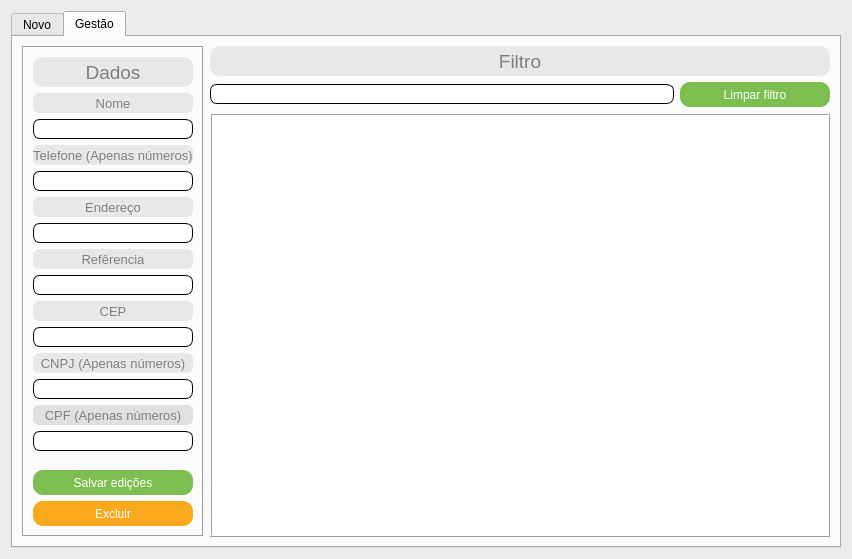
<?xml version="1.0" encoding="UTF-8"?>
<ui version="4.0">
 <class>fm_gestao_clientes</class>
 <widget class="QDialog" name="fm_gestao_clientes">
  <property name="geometry">
   <rect>
    <x>0</x>
    <y>0</y>
    <width>852</width>
    <height>559</height>
   </rect>
  </property>
  <property name="windowTitle">
   <string>Gestão de Clientes</string>
  </property>
  <property name="styleSheet">
   <string notr="true">QDialog{
background:#ececec
}</string>
  </property>
  <layout class="QGridLayout" name="gridLayout_2">
   <item row="0" column="0">
    <widget class="QTabWidget" name="tabWidget">
     <property name="currentIndex">
      <number>1</number>
     </property>
     <widget class="QWidget" name="tabNovo">
      <attribute name="title">
       <string>Novo</string>
      </attribute>
      <layout class="QGridLayout" name="gridLayout">
       <item row="3" column="0" colspan="4">
        <spacer name="vsNovo">
         <property name="orientation">
          <enum>Qt::Vertical</enum>
         </property>
         <property name="sizeHint" stdset="0">
          <size>
           <width>20</width>
           <height>206</height>
          </size>
         </property>
        </spacer>
       </item>
       <item row="1" column="2">
        <layout class="QVBoxLayout" name="vlNovoCep">
         <item>
          <widget class="QLabel" name="lbNovoCep">
           <property name="minimumSize">
            <size>
             <width>150</width>
             <height>20</height>
            </size>
           </property>
           <property name="styleSheet">
            <string notr="true">QLabel{
background:#e0e0e0;
color:#808080;
font-size:10pt;
border:none;
border-radius:6px;
}</string>
           </property>
           <property name="text">
            <string>CEP (Apenas números)</string>
           </property>
           <property name="alignment">
            <set>Qt::AlignCenter</set>
           </property>
          </widget>
         </item>
         <item>
          <widget class="QLineEdit" name="lineNovoCep">
           <property name="sizePolicy">
            <sizepolicy hsizetype="Expanding" vsizetype="Maximum">
             <horstretch>0</horstretch>
             <verstretch>0</verstretch>
            </sizepolicy>
           </property>
           <property name="minimumSize">
            <size>
             <width>150</width>
             <height>20</height>
            </size>
           </property>
           <property name="styleSheet">
            <string notr="true">QLineEdit:enabled{background:#ffffff;}
QLineEdit:disabled{background:#e7e7e7;}

QLineEdit{
color:#303030;
font-size:9pt;
border-radius:7px;
border:1px solid black;
}</string>
           </property>
           <property name="text">
            <string/>
           </property>
           <property name="maxLength">
            <number>8</number>
           </property>
          </widget>
         </item>
        </layout>
       </item>
       <item row="2" column="0" colspan="2">
        <layout class="QVBoxLayout" name="vlNovoEndereco">
         <item>
          <widget class="QLabel" name="lbNovoEndereco">
           <property name="minimumSize">
            <size>
             <width>150</width>
             <height>20</height>
            </size>
           </property>
           <property name="styleSheet">
            <string notr="true">QLabel{
background:#e0e0e0;
color:#808080;
font-size:10pt;
border:none;
border-radius:6px;
}</string>
           </property>
           <property name="text">
            <string>Endereço</string>
           </property>
           <property name="alignment">
            <set>Qt::AlignCenter</set>
           </property>
          </widget>
         </item>
         <item>
          <widget class="QLineEdit" name="lineNovoEndereco">
           <property name="sizePolicy">
            <sizepolicy hsizetype="Expanding" vsizetype="Maximum">
             <horstretch>0</horstretch>
             <verstretch>0</verstretch>
            </sizepolicy>
           </property>
           <property name="minimumSize">
            <size>
             <width>150</width>
             <height>20</height>
            </size>
           </property>
           <property name="styleSheet">
            <string notr="true">QLineEdit:enabled{background:#ffffff;}
QLineEdit:disabled{background:#e7e7e7;}

QLineEdit{
color:#303030;
font-size:9pt;
border-radius:7px;
border:1px solid black;
}</string>
           </property>
           <property name="text">
            <string/>
           </property>
           <property name="maxLength">
            <number>150</number>
           </property>
          </widget>
         </item>
        </layout>
       </item>
       <item row="2" column="2">
        <layout class="QVBoxLayout" name="vlNovoRef">
         <item>
          <widget class="QLabel" name="lbNovoRef">
           <property name="minimumSize">
            <size>
             <width>150</width>
             <height>20</height>
            </size>
           </property>
           <property name="styleSheet">
            <string notr="true">QLabel{
background:#e0e0e0;
color:#808080;
font-size:10pt;
border:none;
border-radius:6px;
}</string>
           </property>
           <property name="text">
            <string>Referência</string>
           </property>
           <property name="alignment">
            <set>Qt::AlignCenter</set>
           </property>
          </widget>
         </item>
         <item>
          <widget class="QLineEdit" name="lineNovoRef">
           <property name="sizePolicy">
            <sizepolicy hsizetype="Expanding" vsizetype="Maximum">
             <horstretch>0</horstretch>
             <verstretch>0</verstretch>
            </sizepolicy>
           </property>
           <property name="minimumSize">
            <size>
             <width>150</width>
             <height>20</height>
            </size>
           </property>
           <property name="styleSheet">
            <string notr="true">QLineEdit:enabled{background:#ffffff;}
QLineEdit:disabled{background:#e7e7e7;}

QLineEdit{
color:#303030;
font-size:9pt;
border-radius:7px;
border:1px solid black;
}</string>
           </property>
           <property name="text">
            <string/>
           </property>
           <property name="maxLength">
            <number>150</number>
           </property>
          </widget>
         </item>
        </layout>
       </item>
       <item row="1" column="1">
        <layout class="QVBoxLayout" name="vlNovoCnpj">
         <item>
          <widget class="QLabel" name="lbNovoCnpj">
           <property name="minimumSize">
            <size>
             <width>150</width>
             <height>20</height>
            </size>
           </property>
           <property name="styleSheet">
            <string notr="true">QLabel{
background:#e0e0e0;
color:#808080;
font-size:10pt;
border:none;
border-radius:6px;
}</string>
           </property>
           <property name="text">
            <string>CNPJ (Apenas números)</string>
           </property>
           <property name="alignment">
            <set>Qt::AlignCenter</set>
           </property>
          </widget>
         </item>
         <item>
          <widget class="QLineEdit" name="lineNovoCnpj">
           <property name="sizePolicy">
            <sizepolicy hsizetype="Expanding" vsizetype="Maximum">
             <horstretch>0</horstretch>
             <verstretch>0</verstretch>
            </sizepolicy>
           </property>
           <property name="minimumSize">
            <size>
             <width>150</width>
             <height>20</height>
            </size>
           </property>
           <property name="styleSheet">
            <string notr="true">QLineEdit:enabled{background:#ffffff;}
QLineEdit:disabled{background:#e7e7e7;}

QLineEdit{
color:#303030;
font-size:9pt;
border-radius:7px;
border:1px solid black;
}</string>
           </property>
           <property name="text">
            <string/>
           </property>
           <property name="maxLength">
            <number>14</number>
           </property>
          </widget>
         </item>
        </layout>
       </item>
       <item row="4" column="2">
        <widget class="QPushButton" name="btnNovoGravar">
         <property name="sizePolicy">
          <sizepolicy hsizetype="Preferred" vsizetype="Preferred">
           <horstretch>0</horstretch>
           <verstretch>0</verstretch>
          </sizepolicy>
         </property>
         <property name="minimumSize">
          <size>
           <width>150</width>
           <height>25</height>
          </size>
         </property>
         <property name="styleSheet">
          <string notr="true">QPushButton:enabled{background:#7dbe50;}
QPushButton:disabled{background:#aaff7f;}
QPushButton:pressed{background:#aaff00;}
QPushButton{
color:#ffffff;
font-size:9pt;
border:none;
border-radius:10px;
}</string>
         </property>
         <property name="text">
          <string>Gravar novo</string>
         </property>
        </widget>
       </item>
       <item row="0" column="0" colspan="2">
        <layout class="QVBoxLayout" name="vlNovoNome">
         <item>
          <widget class="QLabel" name="lbNovoNome">
           <property name="minimumSize">
            <size>
             <width>150</width>
             <height>20</height>
            </size>
           </property>
           <property name="styleSheet">
            <string notr="true">QLabel{
background:#e0e0e0;
color:#808080;
font-size:10pt;
border:none;
border-radius:6px;
}</string>
           </property>
           <property name="text">
            <string>Nome</string>
           </property>
           <property name="alignment">
            <set>Qt::AlignCenter</set>
           </property>
          </widget>
         </item>
         <item>
          <widget class="QLineEdit" name="lineNovoNome">
           <property name="sizePolicy">
            <sizepolicy hsizetype="Expanding" vsizetype="Maximum">
             <horstretch>0</horstretch>
             <verstretch>0</verstretch>
            </sizepolicy>
           </property>
           <property name="minimumSize">
            <size>
             <width>150</width>
             <height>20</height>
            </size>
           </property>
           <property name="styleSheet">
            <string notr="true">QLineEdit:enabled{background:#ffffff;}
QLineEdit:disabled{background:#e7e7e7;}

QLineEdit{
color:#303030;
font-size:9pt;
border-radius:7px;
border:1px solid black;
}</string>
           </property>
           <property name="text">
            <string/>
           </property>
           <property name="maxLength">
            <number>150</number>
           </property>
          </widget>
         </item>
        </layout>
       </item>
       <item row="0" column="2">
        <layout class="QVBoxLayout" name="vlNovoTel">
         <item>
          <widget class="QLabel" name="lbNovoTel">
           <property name="minimumSize">
            <size>
             <width>150</width>
             <height>20</height>
            </size>
           </property>
           <property name="styleSheet">
            <string notr="true">QLabel{
background:#e0e0e0;
color:#808080;
font-size:10pt;
border:none;
border-radius:6px;
}</string>
           </property>
           <property name="text">
            <string>Telefone (Apenas números)</string>
           </property>
           <property name="alignment">
            <set>Qt::AlignCenter</set>
           </property>
          </widget>
         </item>
         <item>
          <widget class="QLineEdit" name="lineNovoTel">
           <property name="sizePolicy">
            <sizepolicy hsizetype="Expanding" vsizetype="Maximum">
             <horstretch>0</horstretch>
             <verstretch>0</verstretch>
            </sizepolicy>
           </property>
           <property name="minimumSize">
            <size>
             <width>150</width>
             <height>20</height>
            </size>
           </property>
           <property name="styleSheet">
            <string notr="true">QLineEdit:enabled{background:#ffffff;}
QLineEdit:disabled{background:#e7e7e7;}

QLineEdit{
color:#303030;
font-size:9pt;
border-radius:7px;
border:1px solid black;
}</string>
           </property>
           <property name="text">
            <string/>
           </property>
           <property name="maxLength">
            <number>11</number>
           </property>
          </widget>
         </item>
        </layout>
       </item>
       <item row="1" column="0">
        <layout class="QVBoxLayout" name="vlNovoCpf">
         <item>
          <widget class="QLabel" name="lbNovoCpf">
           <property name="minimumSize">
            <size>
             <width>150</width>
             <height>20</height>
            </size>
           </property>
           <property name="styleSheet">
            <string notr="true">QLabel{
background:#e0e0e0;
color:#808080;
font-size:10pt;
border:none;
border-radius:6px;
}</string>
           </property>
           <property name="text">
            <string>CPF (Apenas números)</string>
           </property>
           <property name="alignment">
            <set>Qt::AlignCenter</set>
           </property>
          </widget>
         </item>
         <item>
          <widget class="QLineEdit" name="lineNovoCpf">
           <property name="sizePolicy">
            <sizepolicy hsizetype="Expanding" vsizetype="Maximum">
             <horstretch>0</horstretch>
             <verstretch>0</verstretch>
            </sizepolicy>
           </property>
           <property name="minimumSize">
            <size>
             <width>150</width>
             <height>20</height>
            </size>
           </property>
           <property name="styleSheet">
            <string notr="true">QLineEdit:enabled{background:#ffffff;}
QLineEdit:disabled{background:#e7e7e7;}

QLineEdit{
color:#303030;
font-size:9pt;
border-radius:7px;
border:1px solid black;
}</string>
           </property>
           <property name="text">
            <string/>
           </property>
           <property name="maxLength">
            <number>11</number>
           </property>
          </widget>
         </item>
        </layout>
       </item>
      </layout>
     </widget>
     <widget class="QWidget" name="tabGestao">
      <attribute name="title">
       <string>Gestão</string>
      </attribute>
      <layout class="QGridLayout" name="gridLayout_4">
       <item row="0" column="0" rowspan="2">
        <widget class="QFrame" name="frameGestao">
         <property name="sizePolicy">
          <sizepolicy hsizetype="Maximum" vsizetype="Preferred">
           <horstretch>0</horstretch>
           <verstretch>0</verstretch>
          </sizepolicy>
         </property>
         <property name="minimumSize">
          <size>
           <width>150</width>
           <height>25</height>
          </size>
         </property>
         <property name="frameShape">
          <enum>QFrame::Box</enum>
         </property>
         <property name="frameShadow">
          <enum>QFrame::Sunken</enum>
         </property>
         <property name="lineWidth">
          <number>1</number>
         </property>
         <property name="midLineWidth">
          <number>0</number>
         </property>
         <layout class="QGridLayout" name="gridLayout_3">
          <item row="1" column="0">
           <widget class="QLabel" name="lbGestaoNome">
            <property name="minimumSize">
             <size>
              <width>150</width>
              <height>20</height>
             </size>
            </property>
            <property name="styleSheet">
             <string notr="true">QLabel{
background:#e8e8e8;
color:#808080;
font-size:10pt;
border:none;
border-radius:6px;
}</string>
            </property>
            <property name="text">
             <string>Nome</string>
            </property>
            <property name="alignment">
             <set>Qt::AlignCenter</set>
            </property>
           </widget>
          </item>
          <item row="0" column="0">
           <widget class="QLabel" name="label">
            <property name="sizePolicy">
             <sizepolicy hsizetype="Preferred" vsizetype="Preferred">
              <horstretch>0</horstretch>
              <verstretch>0</verstretch>
             </sizepolicy>
            </property>
            <property name="minimumSize">
             <size>
              <width>150</width>
              <height>30</height>
             </size>
            </property>
            <property name="styleSheet">
             <string notr="true">QLabel{
background:#e8e8e8;
color:#808080;
font-size:14pt;
border:none;
border-radius:10px;
}</string>
            </property>
            <property name="text">
             <string>Dados</string>
            </property>
            <property name="alignment">
             <set>Qt::AlignCenter</set>
            </property>
           </widget>
          </item>
          <item row="6" column="0">
           <widget class="QLineEdit" name="lineGestaoEnd">
            <property name="sizePolicy">
             <sizepolicy hsizetype="Expanding" vsizetype="Maximum">
              <horstretch>0</horstretch>
              <verstretch>0</verstretch>
             </sizepolicy>
            </property>
            <property name="minimumSize">
             <size>
              <width>150</width>
              <height>20</height>
             </size>
            </property>
            <property name="styleSheet">
             <string notr="true">QLineEdit:enabled{background:#ffffff;}
QLineEdit:disabled{background:#e7e7e7;}

QLineEdit{
color:#303030;
font-size:9pt;
border-radius:7px;
border:1px solid black;
}</string>
            </property>
            <property name="maxLength">
             <number>150</number>
            </property>
           </widget>
          </item>
          <item row="15" column="0">
           <spacer name="vsGestao">
            <property name="orientation">
             <enum>Qt::Vertical</enum>
            </property>
            <property name="sizeHint" stdset="0">
             <size>
              <width>20</width>
              <height>40</height>
             </size>
            </property>
           </spacer>
          </item>
          <item row="17" column="0">
           <widget class="QPushButton" name="btnGestaoExcluir">
            <property name="minimumSize">
             <size>
              <width>150</width>
              <height>25</height>
             </size>
            </property>
            <property name="cursor">
             <cursorShape>PointingHandCursor</cursorShape>
            </property>
            <property name="styleSheet">
             <string notr="true">QPushButton:enabled{background:#faa91d;}
QPushButton:disabled{background:#fabe50;}
QPushButton:pressed{background:#ffd500;}
QPushButton{
color:#ffffff;
font-size:9pt;
border:none;
border-radius:10px;
}</string>
            </property>
            <property name="text">
             <string>Excluir</string>
            </property>
           </widget>
          </item>
          <item row="7" column="0">
           <widget class="QLabel" name="lbGestaoRef">
            <property name="minimumSize">
             <size>
              <width>150</width>
              <height>20</height>
             </size>
            </property>
            <property name="styleSheet">
             <string notr="true">QLabel{
background:#e8e8e8;
color:#808080;
font-size:10pt;
border:none;
border-radius:6px;
}</string>
            </property>
            <property name="text">
             <string>Refêrencia</string>
            </property>
            <property name="alignment">
             <set>Qt::AlignCenter</set>
            </property>
           </widget>
          </item>
          <item row="16" column="0">
           <widget class="QPushButton" name="btnGestaoEditar">
            <property name="minimumSize">
             <size>
              <width>150</width>
              <height>25</height>
             </size>
            </property>
            <property name="cursor">
             <cursorShape>PointingHandCursor</cursorShape>
            </property>
            <property name="styleSheet">
             <string notr="true">QPushButton:enabled{background:#7dbe50;}
QPushButton:disabled{background:#aaff7f;}
QPushButton:pressed{background:#aaff00;}
QPushButton{
color:#ffffff;
font-size:9pt;
border:none;
border-radius:10px;
}</string>
            </property>
            <property name="text">
             <string>Salvar edições</string>
            </property>
           </widget>
          </item>
          <item row="5" column="0">
           <widget class="QLabel" name="lbGestaoEnd">
            <property name="minimumSize">
             <size>
              <width>150</width>
              <height>20</height>
             </size>
            </property>
            <property name="styleSheet">
             <string notr="true">QLabel{
background:#e8e8e8;
color:#808080;
font-size:10pt;
border:none;
border-radius:6px;
}</string>
            </property>
            <property name="text">
             <string>Endereço</string>
            </property>
            <property name="alignment">
             <set>Qt::AlignCenter</set>
            </property>
           </widget>
          </item>
          <item row="4" column="0">
           <widget class="QLineEdit" name="lineGestaoTel">
            <property name="sizePolicy">
             <sizepolicy hsizetype="Expanding" vsizetype="Maximum">
              <horstretch>0</horstretch>
              <verstretch>0</verstretch>
             </sizepolicy>
            </property>
            <property name="minimumSize">
             <size>
              <width>150</width>
              <height>20</height>
             </size>
            </property>
            <property name="styleSheet">
             <string notr="true">QLineEdit:enabled{background:#ffffff;}
QLineEdit:disabled{background:#e7e7e7;}

QLineEdit{
color:#303030;
font-size:9pt;
border-radius:7px;
border:1px solid black;
}</string>
            </property>
            <property name="maxLength">
             <number>11</number>
            </property>
           </widget>
          </item>
          <item row="11" column="0">
           <widget class="QLabel" name="lbGestaoCnpj">
            <property name="minimumSize">
             <size>
              <width>150</width>
              <height>20</height>
             </size>
            </property>
            <property name="styleSheet">
             <string notr="true">QLabel{
background:#e8e8e8;
color:#808080;
font-size:10pt;
border:none;
border-radius:6px;
}</string>
            </property>
            <property name="text">
             <string>CNPJ (Apenas números)</string>
            </property>
            <property name="alignment">
             <set>Qt::AlignCenter</set>
            </property>
           </widget>
          </item>
          <item row="3" column="0">
           <widget class="QLabel" name="lbGestaoTel">
            <property name="minimumSize">
             <size>
              <width>150</width>
              <height>20</height>
             </size>
            </property>
            <property name="styleSheet">
             <string notr="true">QLabel{
background:#e8e8e8;
color:#808080;
font-size:10pt;
border:none;
border-radius:6px;
}</string>
            </property>
            <property name="text">
             <string>Telefone (Apenas números)</string>
            </property>
            <property name="alignment">
             <set>Qt::AlignCenter</set>
            </property>
           </widget>
          </item>
          <item row="10" column="0">
           <widget class="QLineEdit" name="lineGestaoCep">
            <property name="sizePolicy">
             <sizepolicy hsizetype="Expanding" vsizetype="Maximum">
              <horstretch>0</horstretch>
              <verstretch>0</verstretch>
             </sizepolicy>
            </property>
            <property name="minimumSize">
             <size>
              <width>150</width>
              <height>20</height>
             </size>
            </property>
            <property name="styleSheet">
             <string notr="true">QLineEdit:enabled{background:#ffffff;}
QLineEdit:disabled{background:#e7e7e7;}

QLineEdit{
color:#303030;
font-size:9pt;
border-radius:7px;
border:1px solid black;
}</string>
            </property>
            <property name="maxLength">
             <number>8</number>
            </property>
           </widget>
          </item>
          <item row="2" column="0">
           <widget class="QLineEdit" name="lineGestaoNome">
            <property name="sizePolicy">
             <sizepolicy hsizetype="Expanding" vsizetype="Maximum">
              <horstretch>0</horstretch>
              <verstretch>0</verstretch>
             </sizepolicy>
            </property>
            <property name="minimumSize">
             <size>
              <width>150</width>
              <height>20</height>
             </size>
            </property>
            <property name="styleSheet">
             <string notr="true">QLineEdit:enabled{background:#ffffff;}
QLineEdit:disabled{background:#e7e7e7;}

QLineEdit{
color:#303030;
font-size:9pt;
border-radius:7px;
border:1px solid black;
}</string>
            </property>
            <property name="maxLength">
             <number>150</number>
            </property>
           </widget>
          </item>
          <item row="9" column="0">
           <widget class="QLabel" name="lbGestaoCep">
            <property name="minimumSize">
             <size>
              <width>150</width>
              <height>20</height>
             </size>
            </property>
            <property name="styleSheet">
             <string notr="true">QLabel{
background:#e8e8e8;
color:#808080;
font-size:10pt;
border:none;
border-radius:6px;
}</string>
            </property>
            <property name="text">
             <string>CEP</string>
            </property>
            <property name="alignment">
             <set>Qt::AlignCenter</set>
            </property>
           </widget>
          </item>
          <item row="12" column="0">
           <widget class="QLineEdit" name="lineGestaoCnpj">
            <property name="sizePolicy">
             <sizepolicy hsizetype="Expanding" vsizetype="Maximum">
              <horstretch>0</horstretch>
              <verstretch>0</verstretch>
             </sizepolicy>
            </property>
            <property name="minimumSize">
             <size>
              <width>150</width>
              <height>20</height>
             </size>
            </property>
            <property name="styleSheet">
             <string notr="true">QLineEdit:enabled{background:#ffffff;}
QLineEdit:disabled{background:#e7e7e7;}

QLineEdit{
color:#303030;
font-size:9pt;
border-radius:7px;
border:1px solid black;
}</string>
            </property>
            <property name="maxLength">
             <number>14</number>
            </property>
           </widget>
          </item>
          <item row="8" column="0">
           <widget class="QLineEdit" name="lineGestaoRef">
            <property name="sizePolicy">
             <sizepolicy hsizetype="Expanding" vsizetype="Maximum">
              <horstretch>0</horstretch>
              <verstretch>0</verstretch>
             </sizepolicy>
            </property>
            <property name="minimumSize">
             <size>
              <width>150</width>
              <height>20</height>
             </size>
            </property>
            <property name="styleSheet">
             <string notr="true">QLineEdit:enabled{background:#ffffff;}
QLineEdit:disabled{background:#e7e7e7;}

QLineEdit{
color:#303030;
font-size:9pt;
border-radius:7px;
border:1px solid black;
}</string>
            </property>
            <property name="maxLength">
             <number>150</number>
            </property>
           </widget>
          </item>
          <item row="13" column="0">
           <widget class="QLabel" name="lbGestaoCpf">
            <property name="minimumSize">
             <size>
              <width>150</width>
              <height>20</height>
             </size>
            </property>
            <property name="styleSheet">
             <string notr="true">QLabel{
background:#e0e0e0;
color:#808080;
font-size:10pt;
border:none;
border-radius:6px;
}</string>
            </property>
            <property name="text">
             <string>CPF (Apenas números)</string>
            </property>
            <property name="alignment">
             <set>Qt::AlignCenter</set>
            </property>
           </widget>
          </item>
          <item row="14" column="0">
           <widget class="QLineEdit" name="lineGestaoCpf">
            <property name="sizePolicy">
             <sizepolicy hsizetype="Expanding" vsizetype="Maximum">
              <horstretch>0</horstretch>
              <verstretch>0</verstretch>
             </sizepolicy>
            </property>
            <property name="minimumSize">
             <size>
              <width>150</width>
              <height>20</height>
             </size>
            </property>
            <property name="styleSheet">
             <string notr="true">QLineEdit:enabled{background:#ffffff;}
QLineEdit:disabled{background:#e7e7e7;}

QLineEdit{
color:#303030;
font-size:9pt;
border-radius:7px;
border:1px solid black;
}</string>
            </property>
            <property name="text">
             <string/>
            </property>
            <property name="maxLength">
             <number>11</number>
            </property>
           </widget>
          </item>
         </layout>
        </widget>
       </item>
       <item row="0" column="1">
        <layout class="QGridLayout" name="glGestaoFiltro">
         <item row="1" column="0">
          <widget class="QLineEdit" name="lineGestaoFiltro">
           <property name="sizePolicy">
            <sizepolicy hsizetype="Expanding" vsizetype="Maximum">
             <horstretch>0</horstretch>
             <verstretch>0</verstretch>
            </sizepolicy>
           </property>
           <property name="minimumSize">
            <size>
             <width>150</width>
             <height>20</height>
            </size>
           </property>
           <property name="styleSheet">
            <string notr="true">QLineEdit:enabled{background:#ffffff;}
QLineEdit:disabled{background:#e7e7e7;}

QLineEdit{
color:#303030;
font-size:9pt;
border-radius:7px;
border:1px solid black;
}</string>
           </property>
           <property name="maxLength">
            <number>150</number>
           </property>
          </widget>
         </item>
         <item row="1" column="1">
          <widget class="QPushButton" name="btnGestaoFiltro">
           <property name="minimumSize">
            <size>
             <width>150</width>
             <height>25</height>
            </size>
           </property>
           <property name="cursor">
            <cursorShape>PointingHandCursor</cursorShape>
           </property>
           <property name="styleSheet">
            <string notr="true">QPushButton:enabled{background:#7dbe50;}
QPushButton:disabled{background:#aaff7f;}
QPushButton:pressed{background:#aaff00;}
QPushButton{
color:#ffffff;
font-size:9pt;
border:none;
border-radius:10px;
}</string>
           </property>
           <property name="text">
            <string>Limpar filtro</string>
           </property>
          </widget>
         </item>
         <item row="0" column="0" colspan="2">
          <widget class="QLabel" name="lbGestaoFiltro">
           <property name="minimumSize">
            <size>
             <width>150</width>
             <height>30</height>
            </size>
           </property>
           <property name="styleSheet">
            <string notr="true">QLabel{
background:#e8e8e8;
color:#808080;
font-size:14pt;
border:none;
border-radius:10px;
}</string>
           </property>
           <property name="text">
            <string>Filtro</string>
           </property>
           <property name="alignment">
            <set>Qt::AlignCenter</set>
           </property>
          </widget>
         </item>
        </layout>
       </item>
       <item row="1" column="1">
        <widget class="QTableWidget" name="twGestao">
         <property name="cursor" stdset="0">
          <cursorShape>PointingHandCursor</cursorShape>
         </property>
         <property name="styleSheet">
          <string notr="true">QTableWidget{
color:#303030;
font-size:9pt;
}</string>
         </property>
         <property name="frameShape">
          <enum>QFrame::Box</enum>
         </property>
         <property name="frameShadow">
          <enum>QFrame::Raised</enum>
         </property>
         <property name="editTriggers">
          <set>QAbstractItemView::NoEditTriggers</set>
         </property>
         <property name="selectionMode">
          <enum>QAbstractItemView::SingleSelection</enum>
         </property>
         <property name="selectionBehavior">
          <enum>QAbstractItemView::SelectRows</enum>
         </property>
         <property name="sortingEnabled">
          <bool>true</bool>
         </property>
         <attribute name="horizontalHeaderVisible">
          <bool>false</bool>
         </attribute>
         <attribute name="horizontalHeaderCascadingSectionResizes">
          <bool>true</bool>
         </attribute>
         <attribute name="horizontalHeaderMinimumSectionSize">
          <number>50</number>
         </attribute>
         <attribute name="horizontalHeaderDefaultSectionSize">
          <number>300</number>
         </attribute>
         <attribute name="horizontalHeaderHighlightSections">
          <bool>false</bool>
         </attribute>
         <attribute name="horizontalHeaderShowSortIndicator" stdset="0">
          <bool>true</bool>
         </attribute>
         <attribute name="horizontalHeaderStretchLastSection">
          <bool>true</bool>
         </attribute>
         <attribute name="verticalHeaderVisible">
          <bool>false</bool>
         </attribute>
         <attribute name="verticalHeaderHighlightSections">
          <bool>false</bool>
         </attribute>
         <column>
          <property name="text">
           <string>Nome</string>
          </property>
         </column>
         <column>
          <property name="text">
           <string>Telefone</string>
          </property>
         </column>
        </widget>
       </item>
      </layout>
     </widget>
    </widget>
   </item>
  </layout>
 </widget>
 <tabstops>
  <tabstop>tabWidget</tabstop>
  <tabstop>lineNovoNome</tabstop>
  <tabstop>lineNovoTel</tabstop>
  <tabstop>lineNovoCpf</tabstop>
  <tabstop>lineNovoCnpj</tabstop>
  <tabstop>lineNovoCep</tabstop>
  <tabstop>lineNovoEndereco</tabstop>
  <tabstop>lineNovoRef</tabstop>
  <tabstop>lineGestaoFiltro</tabstop>
  <tabstop>btnGestaoFiltro</tabstop>
  <tabstop>twGestao</tabstop>
  <tabstop>lineGestaoNome</tabstop>
  <tabstop>lineGestaoTel</tabstop>
  <tabstop>lineGestaoEnd</tabstop>
  <tabstop>lineGestaoRef</tabstop>
  <tabstop>lineGestaoCep</tabstop>
  <tabstop>lineGestaoCnpj</tabstop>
  <tabstop>lineGestaoCpf</tabstop>
  <tabstop>btnGestaoEditar</tabstop>
  <tabstop>btnGestaoExcluir</tabstop>
  <tabstop>btnNovoGravar</tabstop>
 </tabstops>
 <resources/>
 <connections/>
</ui>
